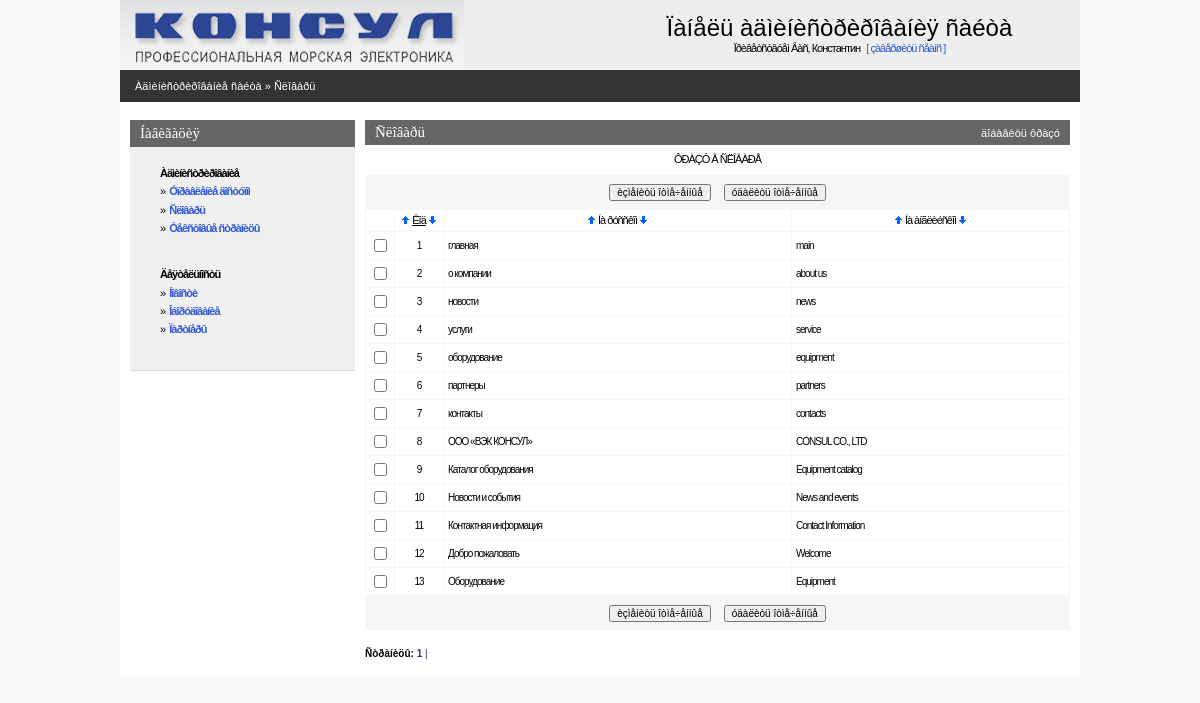
The page /admin/dict.php (signed in) on the database as committed earlier.
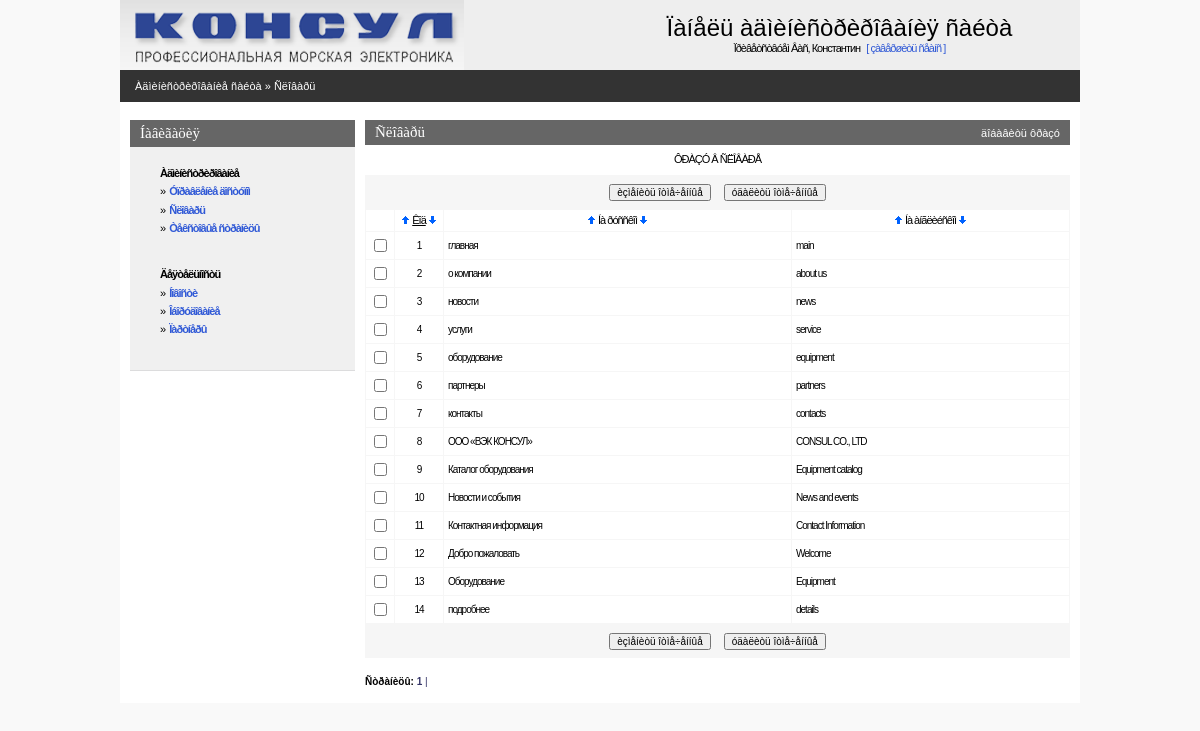
The same page on the database as committed later.
### tables this page shows
CREATE TABLE IF NOT EXISTS `consul_dict` (
  `dict_code` int(11) NOT NULL AUTO_INCREMENT,
  `dict_ru` varchar(250) NOT NULL,
  `dict_en` varchar(250) NOT NULL,
  PRIMARY KEY (`dict_code`)
);

### admin/inc/session.php (called while the page is built, shortened)
<?php
   $REGUSER["code"]=$_SESSION["REGUSER"]["code"];
   $REGUSER["name"]=$_SESSION["REGUSER"]["name"];
   $REGUSER["login"]=$_SESSION["REGUSER"]["login"];
   $REGUSER["pass"]=$_SESSION["REGUSER"]["pass"];
   $REGUSER["email"]=$_SESSION["REGUSER"]["email"];
   $REGUSER["radmin"]=$_SESSION["REGUSER"]["radmin"];
   $REGUSER["rtext"]=$_SESSION["REGUSER"]["rtext"];
   $REGUSER["rnews"]=$_SESSION["REGUSER"]["rnews"];
   $REGUSER["requipment"]=$_SESSION["REGUSER"]["requipment"];
   $REGUSER["rpartner"]=$_SESSION["REGUSER"]["rpartner"];
?>

### admin/inc/connect.php (called while the page is built, shortened)
<?php
    $PHP_SELF=$_SERVER['PHP_SELF'];
?>

### admin/inc/const.php (called while the page is built, shortened)
<?php
    $PREFFIX="consul";
?>

### admin/dict.php (the view, shortened to what this page needs)
<?php
include("inc/settings.php");
$per_page=50;
if(!($sortby)) $sortby='dict_code'; else {$sortby=explode(" ",$sortby);$sortby=$sortby[0];}
if(!isset($sortdir)) {$sortdir="";$realsortdir="ASC"; }
else if(!intval($sortdir)) {$sortdir="";$realsortdir="ASC";} else {$sortdir="1";$realsortdir="DESC";}
$mainquery="select {$PREFFIX}_dict.dict_code, dict_ru, dict_en
            from {$PREFFIX}_dict
            order by $sortby $realsortdir";
?>
<? include ("inc/head.php"); ?>
<BODY>
<center>
<div class=mainbody>
<? include("inc/top.php");?>
<table Border=0 CellSpacing=0 CellPadding=0 width=100%>
  <tr><td class=pageline>
     <div class=wmiddletext><a href="main.php">Àäìèíèñòðèðîâàíèå ñàéòà</a> &#187; <a href="dict.php">Ñëîâàðü</a></div>
  </td></tr>
</table>
<table Border=0 CellSpacing=0 CellPadding=0 class=mainbody>
 <tr valign=top>
  <td width=10></td>
  <? include("inc/leftmenu.php"); ?>
  <td width=10></td>
  <td>
<?php
echo"<form name='data' action=$PHP_SELF method=POST>";
?>
<table class=grayhead Border=0 CellSpacing=0 CellPadding=0 >
 <tr class=normaltext>
  <td ><div ><h4>Ñëîâàðü</h4></div></td>
  <td align=right class=wmiddletext><a class=submenu onclick="displayform(this,'äîáàâèòü ôðàçó')">äîáàâèòü ôðàçó</a></td>
 </tr>
</table>
<table Border=0 CellSpacing=0 class=pagebluetable CellPadding=0 >
 <tr><td class=lmenutext height=30 bgcolor=#ffffff align="center">ÔÐÀÇÓ Â ÑËÎÂÀÐÅ</td></tr>
</table>
<?php
$res=mysql_query ($mainquery) or die ("Íå ìîãó âûáðàòü ôðàçû. Îøèáêà â çàïðîñå.");
  $num_rows=mysql_num_rows($res);
  if($num_rows)
  {
      $page_quant=ceil($num_rows / $per_page);
  }
?>
<table Border=0 CellSpacing=0 class=pagebluetable CellPadding=0>
 <tr><td>
 <center>
 <table>
 <tr height=30 >
    <td><input type=button onClick=Send('U') value='èçìåíèòü îòìå÷åííûå' class=smalltext></td>
    <td width=5></td>
    <td><input type=button onClick=ConfirmSend('D') value='óäàëèòü îòìå÷åííûå'  class=smalltext></td>
 </tr>
 </table>
 </td></tr>
</table>
<table Border=0 CellSpacing=1 class=bluetable CellPadding=4 width=100%>
  <tr class=lmenutext height=20 align=center bgcolor=#ffffff>
    <td width=20>&nbsp;</td>
    <td width=40><?=SortTitle("Êîä","dict_code",$sortby,$sortdir);?></td>
    <td><?=SortTitle("Íà ðóññêîì","dict_ru",$sortby,$sortdir);?></td>
    <td><?=SortTitle("Íà àíãëèéñêîì","dict_en",$sortby,$sortdir);?></td>
<?php
  if($num_rows)
  {
      $page_quant=ceil($num_rows / $per_page);
    $start_pos=$curr_page*$per_page;
    if ($start_pos+$per_page<$num_rows) $end_pos=$start_pos+$per_page;
       else $end_pos=$num_rows;
    for ($x=$start_pos; $x<$end_pos; $x++)
    {
    list($dict_code,$dict_ru,$dict_en)=mysql_fetch_array($res);
    $checkname=$dict_code;
    echo"<tr class=edittabletext height=24 bgcolor=#ffffff>";
    echo"<TD width=20 align=center ><input type='checkbox' name=\"C#$checkname\" id=\"C#$checkname\"></TD>";
    echo"<TD class=smalltext width=40 align=center >$dict_code</TD>";
    echo"<TD class=smalltext ondblclick='change_line(\"$checkname\",\"F#$checkname#dict_ru#string\");' id=\"F#$checkname#dict_ru#string\">".Show($dict_ru)."</TD>\n";
    echo"<TD class=smalltext ondblclick='change_line(\"$checkname\",\"F#$checkname#dict_en#string\");' id=\"F#$checkname#dict_en#string\">".Show($dict_en)."</TD>\n";
    echo"</TR>\n";
    }
  }
?>
<table Border=0 CellSpacing=0 class=pagebluetable CellPadding=0 width=95%>
 <tr><td>
 <center>
 <table>
 <tr height=30 >
    <td><input type=button onClick=Send('U') value='èçìåíèòü îòìå÷åííûå' class=smalltext></td>
    <td width=5></td>
    <td><input type=button onClick=ConfirmSend('D') value='óäàëèòü îòìå÷åííûå'  class=smalltext></td>
 </tr>
 </table>
 </td></tr>
</table>
<br>
<?php
echo"<div align=left class=smalltext><b>Ñòðàíèöû:</b>  ";
for ($i=1;$i<$page_quant+1;$i++)
 {
   $y=$i-1;
   if ($curr_page==$y) {$t1="<b>";$t2="</b>";} else {$t1="";$t2="";}
   echo"<a class=blue href=$PHP_SELF?curr_page=$y&sortby=$sortby&sortdir=$sortdir>$t1 $i $t2|</a>&nbsp";
 }
echo"</div>";
?>
    <td width=10></td>
</center>
</BODY>
</HTML>

### admin/inc/head.php (shortened to what this page needs)
<HTML>
<HEAD>
   <LINK REL=stylesheet HREF="css/styles.css" TYPE="text/css">
</HEAD>

### admin/inc/top.php (shortened to what this page needs)
<table Border=0 CellSpacing=0 CellPadding=0 width=100%>
 <tr  style="padding:10px;" bgcolor=#eeeeee>
    <td><img src="../img/logo.gif" border=0></td>
    <td align=center>
       <h1>Ïàíåëü àäìèíèñòðèðîâàíèÿ ñàéòà</h1>
       <span class=lmenupart>Ïðèâåòñòâóåì Âàñ, <?=$REGUSER["name"]?> <a class=lmenupart href="index.php?op=out"> &nbsp;&nbsp;[&nbsp;çàâåðøèòü ñåàíñ&nbsp;]</a></span>
    </td>
 </tr>
</table>

### admin/inc/leftmenu.php (shortened to what this page needs)
<td class=leftpanel>
<table CellSpacing=0 CellPadding=0>
<tr><td class=bluehead><h4>Íàâèãàöèÿ</h4><td></tr>
<tr><td class=blueblock>
<div style="margin-left:20px">
<?php
if( isAllowed("radmin")||isAllowed(rtext))
{
echo"<p><div class=lmenupart><b>Àäìèíèñòðèðîâàíèå</b></div>";
if( isAllowed("radmin"))
		echo"<div class=lmenupart>&#187;&nbsp; <b><a href=\"admin.php\">Óïðàâëåíèå äîñòóïîì</a></b></div>";
if( isAllowed("rtext"))
  {
    echo"<div class=lmenupart>&#187;&nbsp; <b><a href=\"dict.php\">Ñëîâàðü</a></b></div>";
    echo"<div class=lmenupart>&#187;&nbsp; <b><a href=\"textpage.php\">Òåêñòîâûå ñòðàíèöû</a></b></div>";
  }
}
if(isAllowed(("rnews")) || (isAllowed("requipment")) || (isAllowed("rpartner")))
{
	echo "<br><p><div class=lmenupart><b>Äåÿòåëüíîñòü</b></div>";
	if (isAllowed("rnews")) echo"<div class=lmenupart>&#187;&nbsp; <b><a href=\"newspage.php\"> Íîâîñòè </a></b></div>";
	if (isAllowed("requipment")) echo"<div class=lmenupart>&#187;&nbsp; <b><a href=\"catalogpage.php\">Îáîðóäîâàíèå</a></b></div>";
	if (isAllowed("rpartner")) echo"<div class=lmenupart>&#187;&nbsp; <b><a href=\"partnerpage.php\">Ïàðòíåðû</a></b></div>";
}
?>
</div>
<br>
<td></tr>
</table>
  <td>

### admin/inc/functions.php (shortened to what this page needs)
<?php
function Show($val)
{    if (trim($val)=="") return "&nbsp"; else return $val; }
function SortTitle($title,$fieldname,$sortby,$sortdir)
{
  $baseurl=preg_replace("/&sortby=.*/i","",$_SERVER['REQUEST_URI']);
  $baseurl=preg_replace("/&sortdir=[0|1]/i","",$baseurl);
  if(!strpos($baseurl,"?")) $baseurl.="?a=1";
  if($fieldname==$sortby)
  {
       $t1="<u>";$t2="</u>";
       if($sortdir==1) $c1="border=1";else $c1="border=0";
       if($sortdir==0) $c0="border=1";else $c0="border=0";
  }
  else { $t1=$t2=""; $c1=$c0="border=0"; }
  return "<a href=\"$baseurl&sortby=$fieldname&sortdir=0\" ><img class=\"arr\" title=\"ñîðòèðîâàòü ïî âîçðàñòàíèþ\" alt=\"ñîðòèðîâàòü ïî âîçðàñòàíèþ\" src=\"graph/uarr.gif\" width=9 height=10 $c0></a>&nbsp;{$t1}$title{$t2}&nbsp;<a href=\"$baseurl&sortby=$fieldname&sortdir=1\"><img class=\"arr\" title=\"ñîðòèðîâàòü ïî óáûâàíèþ\" alt=\"ñîðòèðîâàòü ïî óáûâàíèþ\" src=\"graph/darr.gif\" width=9 height=10 $c1 ></a></div>";
}
function isAllowed($right)
{
    global $PREFFIX,$REGUSER;
    return ($REGUSER[$right]);
}
?>

### admin/css/styles.css (style rules this page uses)
body { padding:0px; margin:0px; background-color:#f9f9f9; }
a { text-decoration : none; color: #3059D6; }
img { border-color: #000000; }
.mainbody { width:960px; background-color:#ffffff; }
.pageline { height:32px; background-color:#333333; padding-left:15px; }
.grayhead { width:100%; height:25px; padding-left:10px; padding-right:10px; background-color:#666666; }
.pagebluetable { width:100%; background-color:#f6f6f6; }
.bluetable { background-color:#f6f6f6; }
.leftpanel { width:225px; font-size:8px; }
.lmenupart { text-decoration:none; letter-spacing: -1px; line-height:10pt; margin-bottom:5px; font-size:11px; font-family: Verdana,Arial,Helvetica,Sans-serif,Tahoma,Pragmatica; }
.lmenutext { text-decoration:none; letter-spacing: -1px; line-height:10pt; margin-left:10px; margin-right:10px; margin-top:3px; margin-bottom:3px; font-size:11px; font-family: Verdana,Arial,Helvetica,Sans-serif,Tahoma,Pragmatica; }
.edittabletext { color:#666666; text-decoration:none; letter-spacing: -1px; line-height:12pt; font-size:11px; font-family: Verdana,Arial,Helvetica,Sans-serif,Tahoma,Pragmatica; }
.bluehead { width:220px; height:27px; padding-left:10px; background-color:#666666; }
.blueblock { width:220px; padding:10px; background-color:#f0f0f0; border-bottom: 1px solid #DCDCDD; }
H1 { text-decoration:none; font-weight:normal; padding:0; margin:0; font-family: Arial, Verdana; font-size : 24px; }
H4 { text-decoration:none; font-weight:normal; color:#ffffff; padding:0; margin:0; font-family: Verdana; font-size : 15px; }
.submenu { cursor:hand;cursor:pointer; }
p { text-decoration:none; padding:0; margin-top:10px; margin-bottom:0px; }
.normaltext { text-decoration:none; color:#000066; font-family:Verdana, Tahoma, Arial, Helvetica, Sans-serif, Pragmatica; font-size:12px; }
.smalltext { text-decoration:none; color:#000000; font-family:Verdana, Tahoma, Arial, Helvetica, Sans-serif, Pragmatica; font-size:10px; }
.wmiddletext { text-decoration:none; color:#ffffff; font-family:Verdana, Tahoma, Arial, Helvetica, Sans-serif, Pragmatica; font-size:11px; }
.wmiddletext a { text-decoration:none; color:#ffffff; }
.blue { color: #333366; }
.arr { position:relative;top:1px; }

Rows that differ between the two databases and show on the page:
added consul_dict: dict_code "14", dict_ru "подробнее", dict_en "details"
